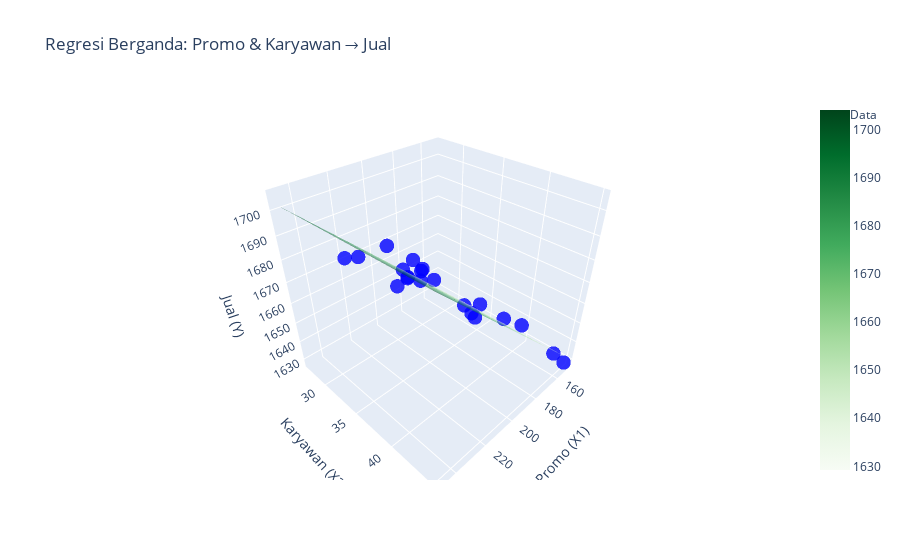

Notebook source saved alongside this figure:
### Code cell
import pandas as pd
import numpy as np
import plotly.graph_objects as go

# baca data
df = pd.read_csv("Data_Regresi.csv")

# scatter plot 3d
scatter_plot = go.Scatter3d(
    x=df["Promo(X1)"],
    y=df["Karyawan(X2)"],
    z=df["Jual(Y)"],
    mode="markers",
    marker=dict(size=5, color="blue", opacity=0.8),
    name="Data"
)

# membuat gird untuk bidang regresi
x1_grid, x2_grid = np.meshgrid(
    np.linspace(df["Promo(X1)"].min(), df["Promo(X1)"].max(), 10),
    np.linspace(df["Karyawan(X2)"].min(), df["Karyawan(X2)"].max(), 10)
)

y_pred = koefisien.iloc[0] + koefisien.iloc[1] * x1_grid + koefisien.iloc[2] * x2_grid

# membuat permukaran regresi
regresion_surface = go.Surface(
    x=x1_grid, y=x2_grid, z=y_pred,
    colorscale="greens", opacity=0.5,
    name="Bidang Regresi"
)

# membuat layout plot
layout = go.Layout(
    title="Regresi Berganda: Promo & Karyawan → Jual",
    scene=dict(
        xaxis_title="Promo (X1)",
        yaxis_title="Karyawan (X2)",
        zaxis_title="Jual (Y)"
    ),
    showlegend=True
)

# membuat figure
fig = go.Figure(data=[scatter_plot, regresion_surface], layout=layout)

# menampilkan figure
fig.show()
